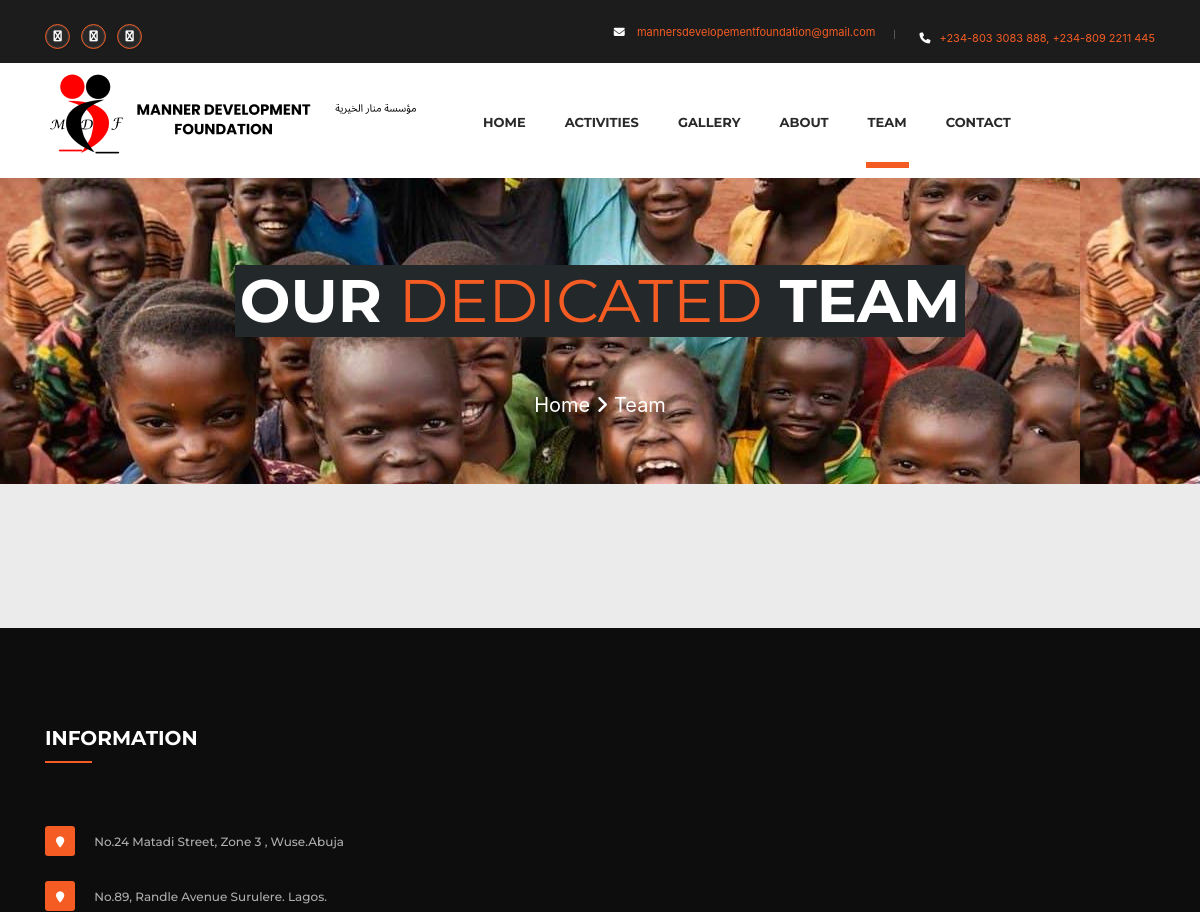
Before: /team (upper part) with the older database file.
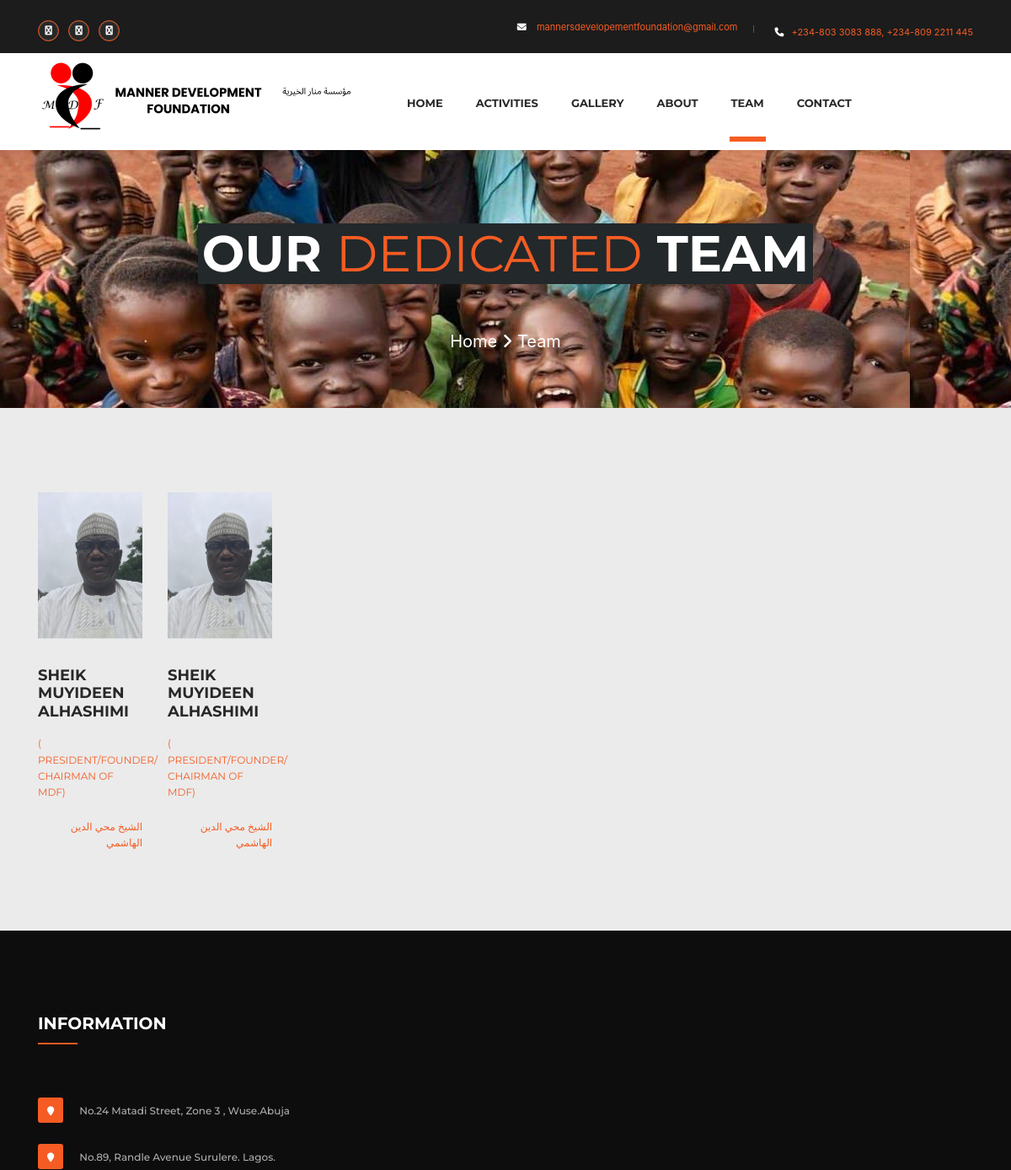
After: the same page with the newer database file.
### organisermangementapp/models.py (models this page shows, shortened)
class Team(models.Model):
    name = models.CharField(max_length=500)
    image = models.ImageField(upload_to="images", null=True, blank=True)
    position = models.CharField(max_length=1000, null=True, blank=True)
    arabic = models.CharField(max_length=1000, null=True, blank=True)
    @property
    def imageURL(self):
        try:
            url = self.image.url
        except:
            url = ""
        return url

### organisermangementapp/views.py (the view)
# urls.py: path('team', views.team, name="team"),
def team(request):
    posts = Team.objects.all()
    context = {'posts': posts, }
    return render(request, 'team.html', context)

### organisermangementapp/templates/team.html (shortened to what this page needs)
{% load static %}
<!DOCTYPE html>
<html>
<head>
    <link rel="stylesheet" href='{% static "stylescss/responsive.css" %}'>
    	<link rel="stylesheet" href='{% static "styles/bootstrap.css" %}'>
        <link rel="stylesheet" href='{% static "styles/component.css" %}'>
        <link rel="stylesheet" href='{% static "styles/flaticon.css" %}'>
        <link rel="stylesheet" href='{% static "styles/style.css" %}'>
       <link rel="stylesheet" href='{% static "styles/hover.css" %}'>
        <link rel="stylesheet" href='{% static "styles/revolution-slider.css" %}'>
        <link rel="stylesheet" href='{% static "styles/animate.css" %}'>
        <link rel="stylesheet" href='{% static "styles/font-awesome.css" %}'>
         <link rel="stylesheet" href='{% static "styles/owl.css" %}'>
          <link rel="stylesheet" href='{% static "styles/responsive.css" %}'>
    	<link rel="stylesheet" href="https://cdn.jsdelivr.net/npm/bootstrap@4.3.1/dist/css/bootstrap.min.css">
       	<link rel="stylesheet" href="https://cdnjs.cloudflare.com/ajax/libs/font-awesome/6.3.0/css/all.min.css" />
</head>
<body>
    <div class="page-wrapper">
        <header class="main-header header-style-one">
            <section class="header-top">
                <div class="container">
                    <div class="header">
                        <div class="header-top-left">
                            <ul>
                             <li><a href="#"><i class="fa fa-facebook" aria-hidden="true"></i></a></li>
                             <li><a href="#"><i class="fa fa-twitter" aria-hidden="true"></i></a></li>
                             <li><a href="#"><i class="fa fa-google-plus" aria-hidden="true"></i></a></li>
                        </ul>
                        </div>
                        <div class="header-top-right">
                            <ul>
                                <li>
                                    <a href="#"><i class="fa fa-envelope-o" aria-hidden="true"></i> mannersdevelopementfoundation@gmail.com</a></li>
                                <li><p><i class="fa fa-phone" aria-hidden="true"></i>+234-803 3083 888, +234-809 2211 445</p></li>
                            </ul>
                        </div>
                    </div>
                </div>
            </section>
            <section class="mainmenu-area">
                <div class="container">
                 <div class="logo pull-left">
                    <a href="{% url 'home'%}"><img src="{% static 'images/logo.png'%}" alt=""></a>
                </div>
                <nav class="main-menu pull-left">
                    <div class="navbar-collapse collapse clearfix">
                        <ul class="navigation clearfix">
                            <li class=" dropdown"><a href="{% url 'home'%}">Home</a></li>
                            <li class=" dropdown"><a href="#">Activities</a>
                            </li>
                              <li><a href="{% url 'gallery'%}">Gallery</a></li>
                            <li><a href="{% url 'about' %}">About</a></li>
                            <li class="current "><a href="{% url 'team' %}">Team</a></li>
                            <li ><a href="{% url 'contact' %}">Contact</a></li>
                        </ul>
                    </div>
                </nav>
                </div>
            </section>
        </header>
        <section class="slider-section" style="background-image:url(static/images/gallery/background.jpeg);">
            <div class="container">
                <div class="slider">
                    <div class="text team-light">
                        <h2>our <span>dedicated</span> team</h2>
                        <p><a href="{% url 'home'%">Home</a> <i class="fa fa-angle-right" aria-hidden="true"></i> Team</p>
                    </div>
                </div>
            </div>
        </section>
        <section class="team-seciton team-page">
            <div class="container">
                  <div class="row">
                    <div class="team-item">
                        {% for post in posts %}
                        <div class="col-md-3 col-sm-6 col-xs-12">
                            <div class="single-item wow fadeInUp">
                                <div class="img-holder">
                                    <figure><a href="{%url 'team'%}"><img src="{{post.imageURL}}" alt="Images"></a></figure>
                                </div>
                                <div class="text">
                                    <h4><a href="{%url 'team'%}"> {{post.name}}</a></h4>
                                    <p>{{post.position}}</p>
                                    <p id="arabic-text" style="text-align: right">{{post.arabic}}</p>
                                </div>
                            </div>
                        </div>
                    </div>
                </div>
            </div>
        </section>
 {% include "footer.html" %}html>

### organisermangementapp/templates/footer.html (shortened to what this page needs)
{% load static %}
        <footer class="footer-section widget">
            <div class="container ">
                    <div class="footer-item">
                                <h2>Information</h2>
                                <h5><i class="fa fa-map-marker" aria-hidden="true"></i> No.24 Matadi Street, Zone 3 , Wuse.Abuja  </h5>
                                <h5><i class="fa fa-map-marker" aria-hidden="true"></i> No.89, Randle Avenue Surulere. Lagos.  </h5>
                    </div>
            </div>
    </footer>
    </div>
</body>
</html>

Changed rows visible on the page:
added Team: imageURL (picture), name "SHEIK MUYIDEEN ALHASHIMI", position "( PRESIDENT/FOUNDER/ CHAIRMAN OF MDF)", arabic "الشيخ محي الدين الهاشمي"
added Team: imageURL (picture), name "SHEIK MUYIDEEN ALHASHIMI", position "( PRESIDENT/FOUNDER/ CHAIRMAN OF MDF)", arabic "الشيخ محي الدين الهاشمي"
